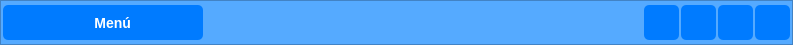
        <widget class="QFrame" name="frame_superior">
         <property name="minimumSize">
          <size>
           <width>0</width>
           <height>45</height>
          </size>
         </property>
         <property name="maximumSize">
          <size>
           <width>16777215</width>
           <height>45</height>
          </size>
         </property>
         <property name="styleSheet">
          <string notr="true">/* Estilo del marco */
QFrame {
    background-color: rgb(85, 170, 255);
   
}
</string>
         </property>
         <property name="frameShape">
          <enum>QFrame::Shape::StyledPanel</enum>
         </property>
         <property name="frameShadow">
          <enum>QFrame::Shadow::Raised</enum>
         </property>
         <layout class="QHBoxLayout" name="horizontalLayout_2">
          <property name="spacing">
           <number>2</number>
          </property>
          <property name="leftMargin">
           <number>2</number>
          </property>
          <property name="topMargin">
           <number>2</number>
          </property>
          <property name="rightMargin">
           <number>2</number>
          </property>
          <property name="bottomMargin">
           <number>2</number>
          </property>
          <item>
           <widget class="QPushButton" name="btn_menu">
            <property name="minimumSize">
             <size>
              <width>200</width>
              <height>35</height>
             </size>
            </property>
            <property name="maximumSize">
             <size>
              <width>200</width>
              <height>35</height>
             </size>
            </property>
            <property name="font">
             <font>
              <family>Arial</family>
              <pointsize>-1</pointsize>
              <bold>true</bold>
             </font>
            </property>
            <property name="styleSheet">
             <string notr="true">/* Estilo base del botón */
QPushButton {
    background-color: #007BFF;
    color: white;
    border: none;
    border-radius: 5px;
    padding: 10px 20px;
    font-size: 14px;
    font-weight: bold;
}
/* Estilo cuando el mouse pasa por encima */
QPushButton:hover {
    background-color: #0056b3;
}
/* Estilo cuando el botón es presionado */
QPushButton:pressed {
    background-color: #004085;
}
</string>
            </property>
            <property name="text">
             <string>     Menú</string>
            </property>
            <property name="icon">
             <iconset>
              <normaloff>imagen/fi-sr-rectangle-list.svg</normaloff>imagen/fi-sr-rectangle-list.svg</iconset>
            </property>
            <property name="iconSize">
             <size>
              <width>35</width>
              <height>35</height>
             </size>
            </property>
           </widget>
          </item>
          <item>
           <spacer name="horizontalSpacer">
            <property name="orientation">
             <enum>Qt::Orientation::Horizontal</enum>
            </property>
            <property name="sizeHint" stdset="0">
             <size>
              <width>439</width>
              <height>20</height>
             </size>
            </property>
           </spacer>
          </item>
          <item>
           <widget class="QPushButton" name="btn_minimizar">
            <property name="minimumSize">
             <size>
              <width>35</width>
              <height>35</height>
             </size>
            </property>
            <property name="maximumSize">
             <size>
              <width>35</width>
              <height>35</height>
             </size>
            </property>
            <property name="font">
             <font>
              <family>Arial</family>
              <pointsize>-1</pointsize>
              <bold>true</bold>
             </font>
            </property>
            <property name="styleSheet">
             <string notr="true">/* Estilo base del botón */
QPushButton {
    background-color: #007BFF;
    color: white;
    border: none;
    border-radius: 5px;
    padding: 10px 20px;
    font-size: 14px;
    font-weight: bold;
}
/* Estilo cuando el mouse pasa por encima */
QPushButton:hover {
    background-color: #0056b3;
}
/* Estilo cuando el botón es presionado */
QPushButton:pressed {
    background-color: #004085;
}
</string>
            </property>
            <property name="text">
             <string/>
            </property>
            <property name="icon">
             <iconset>
              <normaloff>imagen/fi-sr-arrow-down-left.svg</normaloff>imagen/fi-sr-arrow-down-left.svg</iconset>
            </property>
            <property name="iconSize">
             <size>
              <width>28</width>
              <height>28</height>
             </size>
            </property>
           </widget>
          </item>
          <item>
           <widget class="QPushButton" name="btn_restaurar">
            <property name="minimumSize">
             <size>
              <width>35</width>
              <height>35</height>
             </size>
            </property>
            <property name="maximumSize">
             <size>
              <width>35</width>
              <height>35</height>
             </size>
            </property>
            <property name="font">
             <font>
              <family>Arial</family>
              <pointsize>-1</pointsize>
              <bold>true</bold>
             </font>
            </property>
            <property name="styleSheet">
             <string notr="true">/* Estilo base del botón */
QPushButton {
    background-color: #007BFF;
    color: white;
    border: none;
    border-radius: 5px;
    padding: 10px 20px;
    font-size: 14px;
    font-weight: bold;
}
/* Estilo cuando el mouse pasa por encima */
QPushButton:hover {
    background-color: #0056b3;
}
/* Estilo cuando el botón es presionado */
QPushButton:pressed {
    background-color: #004085;
}
</string>
            </property>
            <property name="text">
             <string/>
            </property>
            <property name="icon">
             <iconset>
              <normaloff>imagen/fi-sr-expand.svg</normaloff>imagen/fi-sr-expand.svg</iconset>
            </property>
            <property name="iconSize">
             <size>
              <width>28</width>
              <height>28</height>
             </size>
            </property>
           </widget>
          </item>
          <item>
           <widget class="QPushButton" name="btn_maximizar">
            <property name="minimumSize">
             <size>
              <width>35</width>
              <height>35</height>
             </size>
            </property>
            <property name="maximumSize">
             <size>
              <width>35</width>
              <height>35</height>
             </size>
            </property>
            <property name="font">
             <font>
              <family>Arial</family>
              <pointsize>-1</pointsize>
              <bold>true</bold>
             </font>
            </property>
            <property name="styleSheet">
             <string notr="true">/* Estilo base del botón */
QPushButton {
    background-color: #007BFF;
    color: white;
    border: none;
    border-radius: 5px;
    padding: 10px 20px;
    font-size: 14px;
    font-weight: bold;
}
/* Estilo cuando el mouse pasa por encima */
QPushButton:hover {
    background-color: #0056b3;
}
/* Estilo cuando el botón es presionado */
QPushButton:pressed {
    background-color: #004085;
}
</string>
            </property>
            <property name="text">
             <string/>
            </property>
            <property name="icon">
             <iconset>
              <normaloff>imagen/fi-sr-expand-arrows.svg</normaloff>imagen/fi-sr-expand-arrows.svg</iconset>
            </property>
            <property name="iconSize">
             <size>
              <width>28</width>
              <height>28</height>
             </size>
            </property>
           </widget>
          </item>
          <item>
           <widget class="QPushButton" name="btn_cerrar">
            <property name="minimumSize">
             <size>
              <width>35</width>
              <height>35</height>
             </size>
            </property>
            <property name="maximumSize">
             <size>
              <width>35</width>
              <height>35</height>
             </size>
            </property>
            <property name="font">
             <font>
              <family>Arial</family>
              <pointsize>-1</pointsize>
              <bold>true</bold>
             </font>
            </property>
            <property name="styleSheet">
             <string notr="true">/* Estilo base del botón */
QPushButton {
    background-color: #007BFF;
    color: white;
    border: none;
    border-radius: 5px;
    padding: 10px 20px;
    font-size: 14px;
    font-weight: bold;
}
/* Estilo cuando el mouse pasa por encima */
QPushButton:hover {
    background-color: #0056b3;
}
/* Estilo cuando el botón es presionado */
QPushButton:pressed {
    background-color: #004085;
}
</string>
            </property>
            <property name="text">
             <string/>
            </property>
            <property name="icon">
             <iconset>
              <normaloff>imagen/fi-sr-cross-small.svg</normaloff>imagen/fi-sr-cross-small.svg</iconset>
            </property>
            <property name="iconSize">
             <size>
              <width>28</width>
              <height>28</height>
             </size>
            </property>
           </widget>
          </item>
         </layout>
        </widget>
